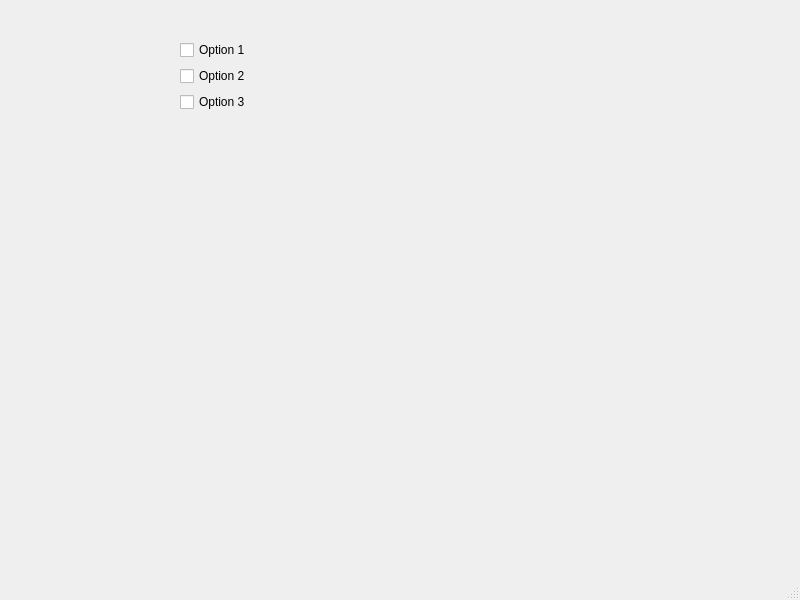
<?xml version="1.0" encoding="UTF-8"?>
<ui version="4.0">
 <class>MainWindow</class>
 <widget class="QMainWindow" name="MainWindow">
  <property name="geometry">
   <rect>
    <x>0</x>
    <y>0</y>
    <width>800</width>
    <height>600</height>
   </rect>
  </property>
  <property name="windowTitle">
   <string>Checkbox</string>
  </property>
  <widget class="QWidget" name="centralwidget">
   <widget class="QWidget" name="">
    <property name="geometry">
     <rect>
      <x>180</x>
      <y>40</y>
      <width>69</width>
      <height>74</height>
     </rect>
    </property>
    <layout class="QVBoxLayout" name="verticalLayout">
     <item>
      <widget class="QCheckBox" name="checkBox_1">
       <property name="text">
        <string>Option 1</string>
       </property>
      </widget>
     </item>
     <item>
      <widget class="QCheckBox" name="checkBox_2">
       <property name="text">
        <string>Option 2</string>
       </property>
      </widget>
     </item>
     <item>
      <widget class="QCheckBox" name="checkBox_3">
       <property name="text">
        <string>Option 3</string>
       </property>
      </widget>
     </item>
    </layout>
   </widget>
  </widget>
  <widget class="QMenuBar" name="menubar">
   <property name="geometry">
    <rect>
     <x>0</x>
     <y>0</y>
     <width>800</width>
     <height>21</height>
    </rect>
   </property>
  </widget>
  <widget class="QStatusBar" name="statusbar"/>
 </widget>
 <resources/>
 <connections/>
</ui>
